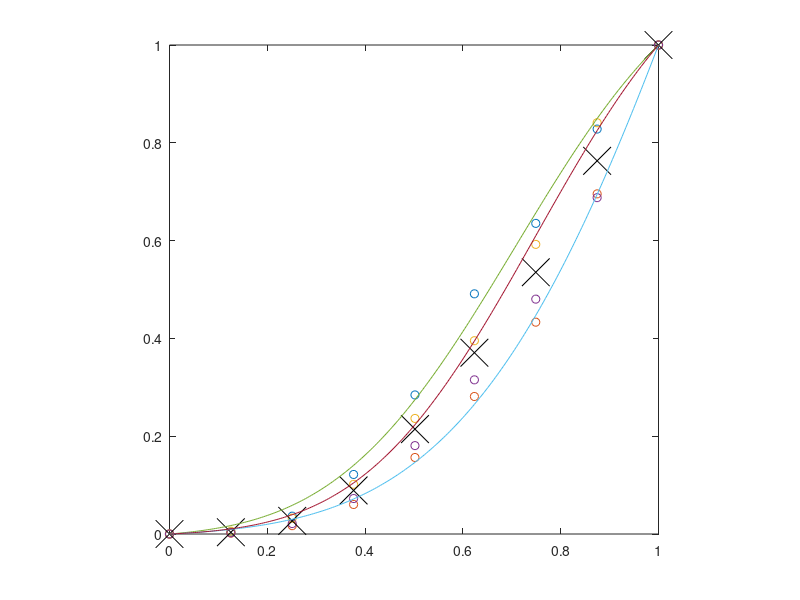
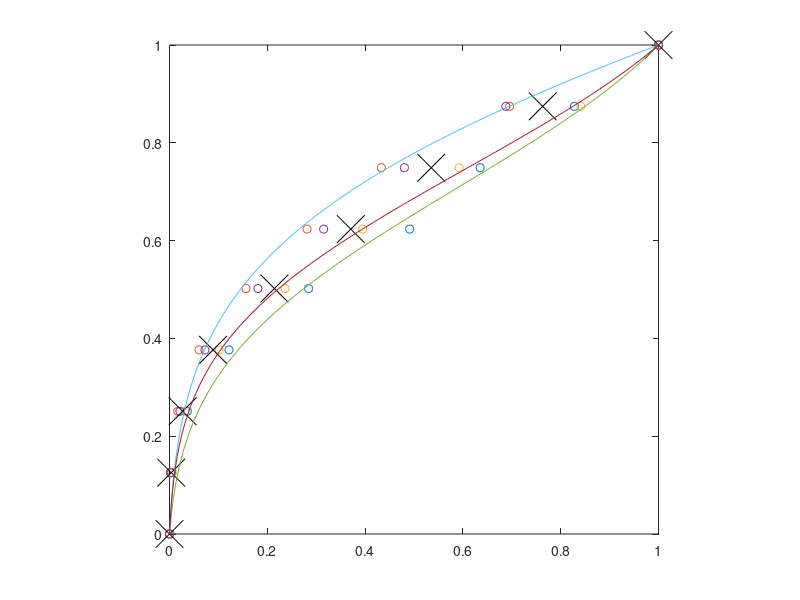

These charts were generated, in order, by the following MATLAB code:
function process_201130719_scanner;% calibration taken on PR650 luminometer, 01/Dec/2010, for new long cablex = fliplr([255 223 191 159 128 96 64 32 0])'./255;% yi = [NaN   NaN      NaN     NaN;...%       4.65    8.04      4.17     NaN;...%       12.1    36.9      8.09     49.9;...%       25.4    97.2      17.0     131;...%       45.0    186       29.5     252;...%       63.6    273       41.6     372;...  %       85.8    381       56.5     560;...%       114     536       75.6     712;...%       147     793       99.8     1022];yi = [6.6   6.6      6.6     6.6;...      8.4    10.7      8.26     14.1;...      22.3    45.9      16     70.8;...      59    146      36     225;...      129    368       75     551;...      218    656       121     956;...        280    1007       178     1453;...      363     1613       250     2078;...      437     2316       296     3018];    % d = sum(yi(:,[1:3]),2)-yi(:,4); % diff RGB - white% d = median(d(3:end));% yi(1,:) = d./3; % RGB is higher due to 3x black leakage% yi(2,4) = sum(yi(2,1:3))-d;y = yi;%       % % interp NaN assume similar curves% Yint = yi;% %Yint(:,[2 4])=0;% for n=2%     X = [yi(:,n) zeros(size(yi(:,1)))];%     Y = yi(:,2);%     B = pinv(X(2:9,:))*Y(2:9);%     Yint(:,1) = Yint(:,1)+(X*B)./2;% end% % % % replace only iffy values% y = yi;% %y(8:9,2) = Yint(8:9,2);y = y-mean(yi(1,:));y = y ./ (ones(size(y,1),1)*max(y));% precision = bitsbits = 8;ngamma = 2.^bits;% fitxint = linspace(0,1,ngamma)';for n=1:3,    p{n} = fminsearch(@(a) cumgaussfit(a,x,y(:,n)),[0.5 0.2]');    yint(:,n) = cumulativegaussian(xint,p{n}(1),p{n}(2));    yint(:,n)=yint(:,n)-min(yint(:,n));    yint(:,n)=yint(:,n)./max(yint(:,n));end% invertcmapMax = ngamma-1;gamma = zeros(cmapMax+1,3);precise = (0:0.01:cmapMax)'/cmapMax; for jj = 1:3	tmp = cumulativegaussian(precise,p{jj}(1),p{jj}(2));    tmp = tmp-min(tmp); tmp = tmp./max(tmp);	for ii=0:cmapMax;		[junk placetmp] = min(abs(ii/cmapMax-tmp));		gamma(ii+1,jj) = precise(placetmp);	endendgamma(gamma>1)=1;gamma(gamma<0)=0;% plot gammafigure(1);clf;X = [0:255]'./255;plot(x,y,'o');hold on;plot(x,mean(y,2),'kx','MarkerSize',20);hold on;plot(xint,yint);axis([0 1 0 1]);axis square;% plot inverted gammafigure(2);clf;plot(y,x,'o');hold on;plot(mean(y,2),x,'kx','MarkerSize',20);hold on;plot(xint,gamma);axis([0 1 0 1]);axis square;yint(yint>1)=1;yint(yint<0)=0;gammaTable = round(gamma.*cmapMax);gamma = gammaTable./(ngamma-1);save('gamma.mat','gamma','gammaTable');returnfunction [e]=cumgaussfit(p,x,y)f=cumulativegaussian(x,p(1),p(2));f=f-min(f);f=f./max(f);e=norm(y-f);returnfunction y = cumulativegaussian(x,mu,sigma)y = 0.5 * erfc( (mu - x) ./ (sigma * sqrt(2)));y(y<0) = 0;y(y>1) = 1;return